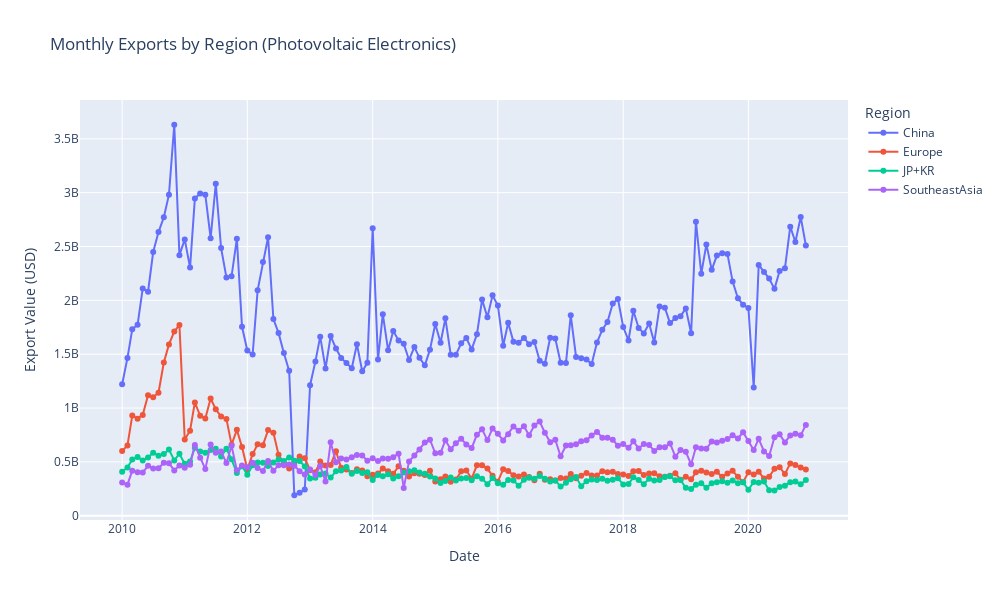

Source (notebook cell):
### Code cell
# Load the region-based export data
export_data = pd.read_csv("Regions_to_W00.csv")

# Convert month to datetime if it's not already
export_data['month'] = pd.to_datetime(export_data['month'])

# Function to plot regional export data
def plot_regional_exports(title_suffix='(Photovoltaic Electronics)'):
    fig = go.Figure()

    for region in export_data['region'].unique():
        region_data = export_data[export_data['region'] == region]
        fig.add_trace(go.Scatter(
            x=region_data['month'],
            y=region_data['export_value'],
            mode='lines+markers',
            name=region
        ))

    fig.update_layout(
        title=f'Monthly Exports by Region {title_suffix}',
        xaxis_title='Date',
        yaxis_title='Export Value (USD)',
        width=1000,
        height=600,
        legend_title='Region',
        hovermode='x unified'
    )

    fig.show()

# Call the function
plot_regional_exports()

### Figure 1 — Plotly figure (JSON) as saved in the notebook; plotly's stock layout.template omitted (floating-point values rounded to 4 significant figures; data arrays with more than 128 entries replaced by an {"elided": "..."} marker saying what was removed)
{"data": [{"mode": "lines+markers", "name": "China", "type": "scatter", "x": {"elided": "132 str values"}, "y": {"elided": "132 float values"}}, {"mode": "lines+markers", "name": "Europe", "type": "scatter", "x": {"elided": "132 str values"}, "y": {"elided": "132 float values"}}, {"mode": "lines+markers", "name": "JP+KR", "type": "scatter", "x": {"elided": "132 str values"}, "y": {"elided": "132 float values"}}, {"mode": "lines+markers", "name": "SoutheastAsia", "type": "scatter", "x": {"elided": "132 str values"}, "y": {"elided": "132 float values"}}], "layout": {"height": 600, "hovermode": "x unified", "legend": {"title": {"text": "Region"}}, "title": {"text": "Monthly Exports by Region (Photovoltaic Electronics)"}, "width": 1000, "xaxis": {"autorange": true, "range": ["2009-04-30 00:12:25.157", "2021-08-03 23:47:34.843"], "title": {"text": "Date"}, "type": "date"}, "yaxis": {"autorange": true, "range": [-39880000.0, 3861000000.0], "title": {"text": "Export Value (USD)"}, "type": "linear"}}}
